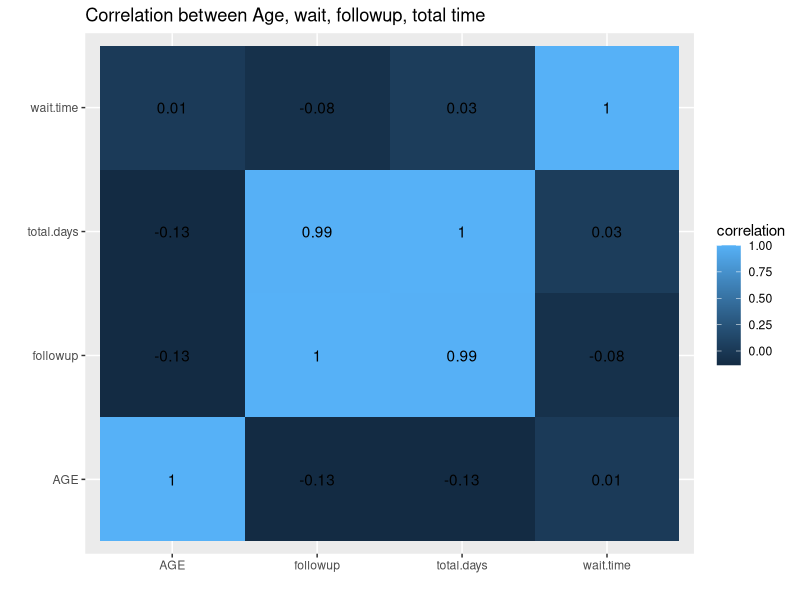
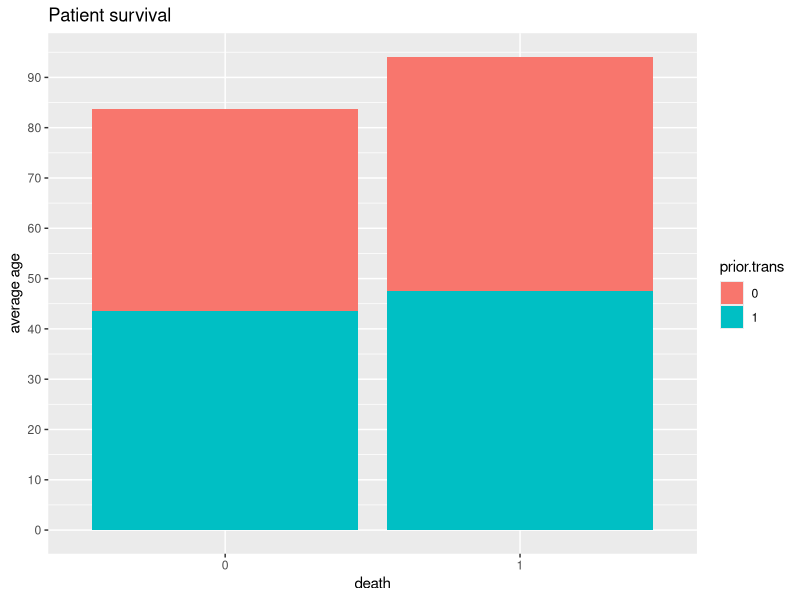
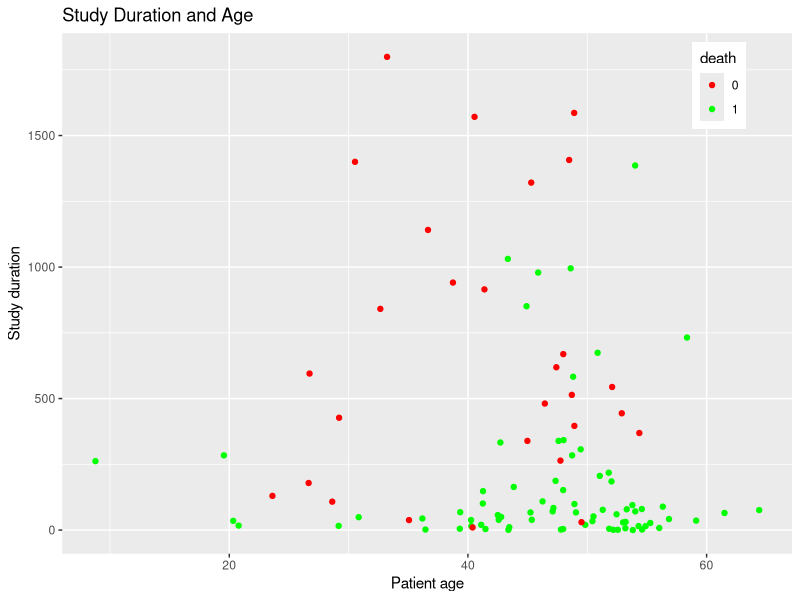
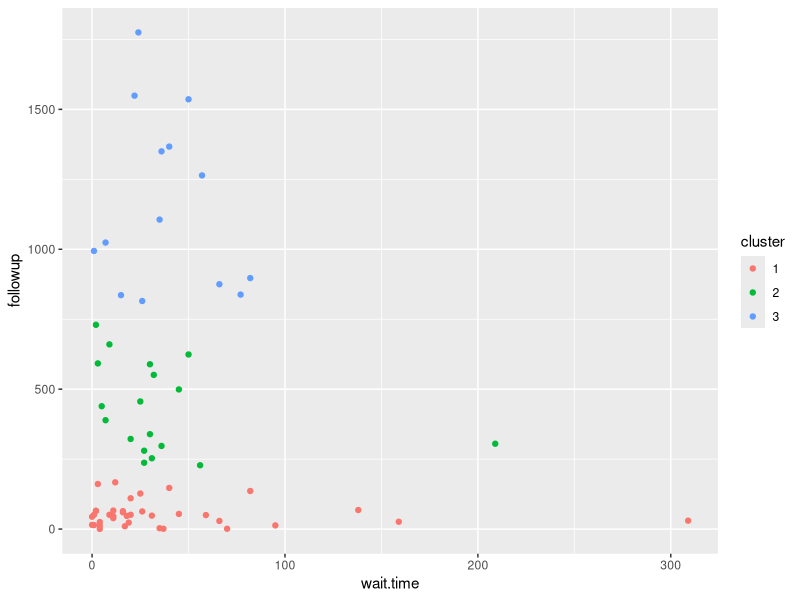
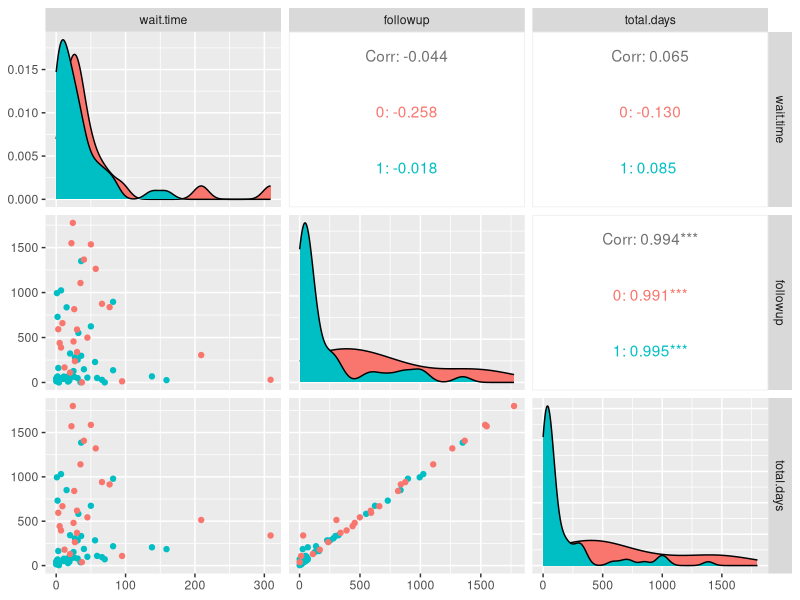

R code for these plots, in order:
## ---- chunk 1
knitr::opts_chunk$set(echo = TRUE, eval = TRUE, fig.align = "center", warning = F, message = F, R.options=list(max.print=100))
## ---- chunk 2
library(tidyverse)
Heart1<-survival::jasa
Heart2<-survival::jasa1
glimpse(Heart1)
glimpse(Heart2)

## ---- chunk 3
library(dplyr)

Tidy1<-Heart2%>%mutate(AGE = age + 48)%>%select(-age)%>%mutate(YEAR = year+1967)%>%
  pivot_wider(names_from = "transplant",values_from = "YEAR")%>%
  rename("recieved"="1","not.rec"="0","apt_start"="start","apt.stop"="stop")%>%
  select(-event)%>%select(-year)
Tidy2<-Heart1%>%mutate(id=row.names(Heart1))%>%mutate(id=as.character(id))%>%
  rename("death"="fustat")%>%
  rename("prior.trans"="surgery","total.days"="futime","last.dt"="fu.date")%>%
  select(-mismatch)%>%select(-hla.a2)%>%select(-mscore)%>%
  mutate(death=as.character(death))%>%mutate(reject=as.character(reject))%>%
  mutate(prior.trans=as.character(prior.trans))
glimpse(Tidy1)
glimpse(Tidy2)
## ---- chunk 4
Tidy1<-Tidy1%>%pivot_longer(cols=c("recieved","not.rec"),names_to = "transplant.",values_to = "year")%>%na.omit()%>%mutate(id=as.character(id))

Full_data<-Tidy1%>%full_join(Tidy2, by="id")%>%
  select(-year)%>%select(-surgery)%>%select(-transplant)%>%select(-age)
glimpse(Full_data)

## ---- chunk 5
Full_data1<-Full_data%>%mutate(apt.length=apt.stop-apt_start)%>%
  select(-apt.stop)%>%select(-apt_start)%>%
  pivot_wider(names_from = "transplant.",values_from = "apt.length")%>%
  select(-not.rec)%>%rename("followup"="recieved")%>%separate(accept.dt,"accept.dt")%>%
  separate(tx.date,"txdate")%>%separate(last.dt,"last.dt")

Full_data1%>%summarize(mean(AGE,na.rm = T), sd(AGE), min(AGE),max(AGE))
Full_data1%>%summarize(mean(total.days, na.rm=T),sd(total.days), min(total.days),max(total.days))

Full_data1%>%group_by(death)%>%
  summarise(mean(AGE))%>%filter(death==1)
Full_data1%>%group_by(death)%>%
  summarise(mean(AGE))%>%filter(death==0)
Full_data1%>%group_by(death)%>%
  summarize(mean(total.days, na.rm=T),n_distinct(total.days), sd(total.days))

Full_data1%>%group_by(accept.dt,last.dt)%>%summarize(mean(AGE, na.rm=T),n_distinct(AGE)) %>%arrange(accept.dt)%>%glimpse()

Full_data1%>%na.omit%>%summarize(cor(total.days, followup))
Full_data1%>%na.omit%>%summarize(cor(total.days, wait.time))

## ---- chunk 6

heat<-Full_data1%>%na.omit%>%select_if(is.numeric)
cor(heat)
tidycor<-cor(heat)%>%as.data.frame%>%rownames_to_column%>%
pivot_longer(-1,names_to="name",values_to="correlation")
head(tidycor)

tidycor%>%ggplot(aes(rowname,name,fill=correlation))+geom_tile()+
  geom_text(aes(label=round(correlation,2)))+ xlab("")+ylab("")+
  ggtitle("Correlation between Age, wait, followup, total time")


Full_data1%>%ggplot(aes(x=death,fill=prior.trans))+
  geom_bar(aes(y=AGE),stat="summary",fun.y="mean")+
  scale_y_continuous(breaks=seq(0,100,10))+
  ggtitle("Patient survival")+ylab("average age")
 
Full_data1%>%ggplot(aes(AGE,total.days,color=death))+
  geom_point()+ggtitle("Study Duration and Age")+
  xlab("Patient age")+ylab("Study duration")+
  theme(legend.position=c(.9,.9))+
  scale_color_manual(values=c("red","green"))
  
## ---- chunk 7
library(cluster)
library(GGally)
Pam1<-Full_data1%>%select(total.days,wait.time,followup)%>%pam(3)
Pam1

final <- Full_data1 %>% mutate(cluster = as.factor(Pam1$clustering))
confmat <- final %>% group_by(death) %>% count(cluster) %>% arrange(desc(n)) %>% 
 pivot_wider(names_from = "cluster", values_from = "n", values_fill =  list('n' = 0))
confmat

round(sum(diag(as.matrix(confmat[, 2:4])))/sum(confmat[, 2:4]), 4)

ggplot(final, aes(x = wait.time, y = followup,  color = cluster)) + geom_point()
final%>%ggpairs(columns=c("wait.time","followup","total.days"), aes(color=death))
## ---- chunk 8
## DO NOT DELETE THIS BLOCK!
sessionInfo()
Sys.time()
Sys.info()
